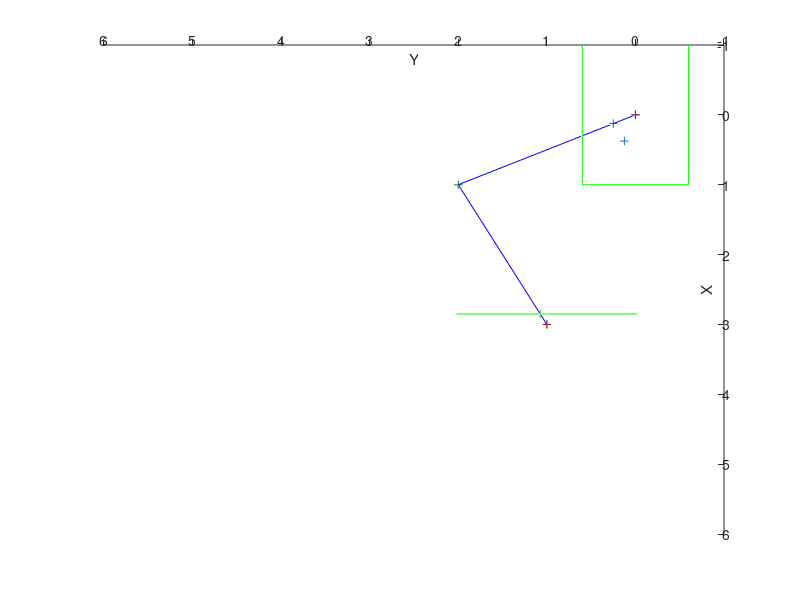

Write MATLAB code to recreate this figure. (Note: this script raises an error after producing the figure.)
clear;
close all;

%%New version: to move M, just clic on the figure where M should be placed,
%%then press return. Press return without clic to finish. Then the figure
%%can be rotated

%parameters
f1 =0.5;
f2 = 0.15;
heigth = 1.2;
width = 2;
Rot = [ 0 0 1;cos(pi/3) -sin(pi/3) 0; sin(pi/3) cos(pi/3) 0];
% xrot = Rot*[1;0;0];
% yrot = Rot*[0;1;0];
% zrot = Rot*[0;0;1];
M = [1; 2; 4];
c1 = [0;0;0];
F1 = [0;0;f1];
Tra= [3;1;4];
c2 = c1+Tra;
M2 = Rot*M+Tra;
m1 = (M-c1)/norm(M-c1);
m1=m1*f1/(m1(3));
F2 = c2 - (f2/f1)*Rot*F1;
e1 = (c2-c1)/norm(c2-c1);
e1=e1*f1/(e1(3));
lambda = (f2)/(c2(1)-M(1));
%m2 = inv(Rot)*(m1-Tra)
m2 = lambda*M+(1-lambda)*c2;
% m2=(M2-c2)/norm(M2-c2);
% m2=m2*f2/(m2(1));
% m2 = Rot\(m2-Tra);
%m2 = -Rot*m1+Tra;
lambda2 = (f2)/(c2(1)-c1(1));
e2= lambda*c1 + (1-lambda2)*c2;
%Planes
p1 = [F1(1)-width/2;F1(2)-heigth/2;F1(3)];
p2 = [F1(1)+width/2;F1(2)-heigth/2;F1(3)];
p3 = [F1(1)+width/2;F1(2)+heigth/2;F1(3)];
p4 = [F1(1)-width/2;F1(2)+heigth/2;F1(3)];

p12 = F2 - Rot*[width/2;heigth/2;0];
p22 = F2 - Rot*[-width/2;heigth/2;0];
p32 = F2 + Rot*[width/2;heigth/2;0];
p42 = F2 - Rot*[width/2;-heigth/2;0];
m2_visible = (dot(m2-p12,p42-p12)>=0 && dot(m2-p42,p32-p12)>=0 && dot(m2-p32,p22-p32)>=0);

epipolar_lane1 = [m1 e1];
epipolar_lane2 = [m2 e2];
% %plot
while true
    clf
    figure(1)
    view(-90,-90);
    axis([-1 6 -1 6 -1 6])
    xlabel('X');
    ylabel('Y');
    zlabel('Z');
    hold on;
    rotate3d on;
    plot3(F1(1),F1(2),F1(3),'+','color','r');
    
    plot3([c1(1), m1(1), M(1) e1(1) ], [c1(2) m1(2) M(2) e1(2)],[c1(3) m1(3), M(3) e1(3)],'+');
    plot3([p4(1) p1(1), p2(1), p3(1), p4(1)], [p4(2) p1(2) p2(2), p3(2), p4(2)],[p4(3) p1(3) p2(3), p3(3), p4(3)],'-','color','g');
    plot3([p42(1) p12(1), p22(1), p32(1), p42(1)], [p42(2) p12(2) p22(2), p32(2), p42(2)],[p42(3) p12(3) p22(3), p32(3), p42(3)],'-','color','g');
    if (abs(F1(1)-m1(1))<=width/2 && abs(F1(2)-m1(2))<=heigth/2)
        plot3([c1(1) m1(1), M(1)], [c1(2) m1(2), M(2)],[c1(3) m1(3), M(3)],'-','color','b');
    end
    plot3([c2(1) m2(1), M(1)], [c2(2) m2(2), M(2)],[c2(3) m2(3), M(3)],'+');
    if m2_visible
        plot3([c2(1) m2(1), M(1)], [c2(2) m2(2), M(2)],[c2(3) m2(3), M(3)],'-','color','b');
    end
    plot3([c1(1) c2(1)], [c1(2) c2(2)], [c1(3) c2(3)],'+');
    plot3([c1(1) c2(1)], [c1(2) c2(2)], [c1(3) c2(3)],'-','color',[0 0 0]);
    plot3(epipolar_lane1(1,:),epipolar_lane1(2,:),epipolar_lane1(3,:),'-','color','r');
    plot3(epipolar_lane2(1,:),epipolar_lane2(2,:),epipolar_lane2(3,:),'-','color','r');
    text(c1(1),c1(2),c1(3),'c1');
    text(m1(1),m1(2),m1(3),'m1');
    text(M(1),M(2),M(3),'M');
    text(c2(1),c2(2),c2(3),'c2');
    text(m2(1),m2(2),m2(3),'m2');
    
    pause();
    [x,y] = ginput;
    if size(x,1) < 1
        break;
    end
    
    for i = 1:floor(norm(M-[x;y;M(3)])/0.2)
        j = (i-1)/(floor(norm(M-[x;y;M(3)])/0.2)-1);
        Mtemp = ((1-j)*M+j*[x;y;M(3)]);
        lambda = (f2)/(c2(1)-Mtemp(1));
        m2 = lambda*Mtemp + (1-lambda)*c2;
        m1 = (Mtemp-c1)/norm(Mtemp-c1);
        m1=m1*f1/m1(3);
        epipolar_lane1 = [m1 e1];
        epipolar_lane2 = [m2 e2];
        clf;
        figure(1)
        axis ([-1 6 -1 6 -1 6]);
        view(-90,-90);
        hold on;
        rotate3d on;
        
        plot3([c1(1), m1(1), Mtemp(1) e1(1)], [c1(2) m1(2), Mtemp(2) e1(2)],[c1(3) m1(3), Mtemp(3) e1(3)],'+');
        plot3([p4(1) p1(1), p2(1), p3(1), p4(1)], [p4(2) p1(2) p2(2), p3(2), p4(2)],[p4(3) p1(3) p2(3), p3(3), p4(3)],'-','color','g');
        plot3([p42(1) p12(1), p22(1), p32(1), p42(1)], [p42(2) p12(2) p22(2), p32(2), p42(2)],[p42(3) p12(3) p22(3), p32(3), p42(3)],'-','color','g');
        if (abs(F1(1)-m1(1))<=width/2 && abs(F1(2)-m1(2))<=heigth/2)
            plot3([c1(1) m1(1), Mtemp(1)], [c1(2) m1(2), Mtemp(2)],[c1(3) m1(3), Mtemp(3)],'-','color','b');
        end
        m2_visible = (dot(m2-p12,p42-p12)>=0 && dot(m2-p42,p32-p12)>=0 && dot(m2-p32,p22-p32)>=0);
        if m2_visible
            plot3([c2(1) m2(1), Mtemp(1)], [c2(2) m2(2), Mtemp(2)],[c2(3) m2(3), Mtemp(3)],'-','color','b');
        end
        plot3([c2(1) m2(1),Mtemp(1)], [c2(2) m2(2), Mtemp(2)],[c2(3) m2(3), Mtemp(3)],'+');
        
        plot3([c1(1) c2(1)], [c1(2) c2(2)], [c1(3) c2(3)],'+');
        plot3([c1(1) c2(1)], [c1(2) c2(2)], [c1(3) c2(3)],'-','color',[0 0 0]);
        plot3(epipolar_lane1(1,:),epipolar_lane1(2,:),epipolar_lane1(3,:),'-','color','r');
        plot3(epipolar_lane2(1,:),epipolar_lane2(2,:),epipolar_lane2(3,:),'-','color','r');
        text(c1(1),c1(2),c1(3),'c1');
        text(m1(1),m1(2),m1(3),'m1');
        text(Mtemp(1),Mtemp(2),Mtemp(3),'M');
        text(c2(1),c2(2),c2(3),'c2');
        text(m2(1),m2(2),m2(3),'m2');
        pause(0.25);
    end
    
    n = length(x);
    M = [x(n);y(n);M(3)];
    m1 = (M-c1)/norm(M-c1);
    m1=m1*f1/m1(3);
    lambda = (f2)/(c2(1)-M(1));
    m2 = lambda*M + (1-lambda)*c2;
    
    clf;
end
clf
figure(1)
axis ([-1 6 -1 6 -1 6]);
view(-90,-90);
xlabel('X');
ylabel('Y');
zlabel('Z');
hold on;
rotate3d on;

plot3([c1(1), m1(1), M(1) e1(1) ], [c1(2) m1(2) M(2) e1(2)],[c1(3) m1(3), M(3) e1(3)],'+');
plot3([p4(1) p1(1), p2(1), p3(1), p4(1)], [p4(2) p1(2) p2(2), p3(2), p4(2)],[p4(3) p1(3) p2(3), p3(3), p4(3)],'-','color','g');
plot3([p42(1) p12(1), p22(1), p32(1), p42(1)], [p42(2) p12(2) p22(2), p32(2), p42(2)],[p42(3) p12(3) p22(3), p32(3), p42(3)],'-','color','g');
if (abs(F1(1)-m1(1))<=width/2 && abs(F1(2)-m1(2))<=heigth/2)
    plot3([c1(1) m1(1), M(1)], [c1(2) m1(2), M(2)],[c1(3) m1(3), M(3)],'-','color','b');
end
plot3([c2(1) m2(1), M(1)], [c2(2) m2(2), M(2)],[c2(3) m2(3), M(3)],'+');
if m2_visible
    plot3([c2(1) m2(1), M(1)], [c2(2) m2(2), M(2)],[c2(3) m2(3), M(3)],'-','color','b');
end
plot3([c1(1) c2(1)], [c1(2) c2(2)], [c1(3) c2(3)],'+');
plot3([c1(1) c2(1)], [c1(2) c2(2)], [c1(3) c2(3)],'-',color,[0 0 0]);
plot3(epipolar_lane1(1,:),epipolar_lane1(2,:),epipolar_lane1(3,:),'-','color','r');
plot3(epipolar_lane2(1,:),epipolar_lane2(2,:),epipolar_lane2(3,:),'-','color','r');
text(c1(1),c1(2),c1(3),'c1');
text(m1(1),m1(2),m1(3),'m1');
text(M(1),M(2),M(3),'M');
text(c2(1),c2(2),c2(3),'c2');
text(m2(1),m2(2),m2(3),'m2');xlabel('X');
ylabel('Y');
zlabel('Z');